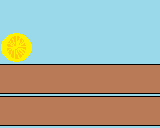

This game map was drawn from its Tiled (.tmx) file and the tilesets committed beside it. A one-line description and the full map source follow:
An orthogonal 5x4 tile map with 32x32 px tiles, 1 tile layer (Kachelebene 1).

<map version="1.0" orientation="orthogonal" renderorder="right-down" width="5" height="4" tilewidth="32" tileheight="32" nextobjectid="1">
 <tileset firstgid="1" name="tiles3" tilewidth="32" tileheight="32" tilecount="16">
  <image source="tiles2.png" width="128" height="128" />
 </tileset>
 <layer name="Kachelebene 1" width="5" height="4">
  <data encoding="csv">
8,8,8,8,8,
15,8,8,8,8,
2,2,2,2,2,
2,2,2,2,2
</data>
 </layer>
</map>
